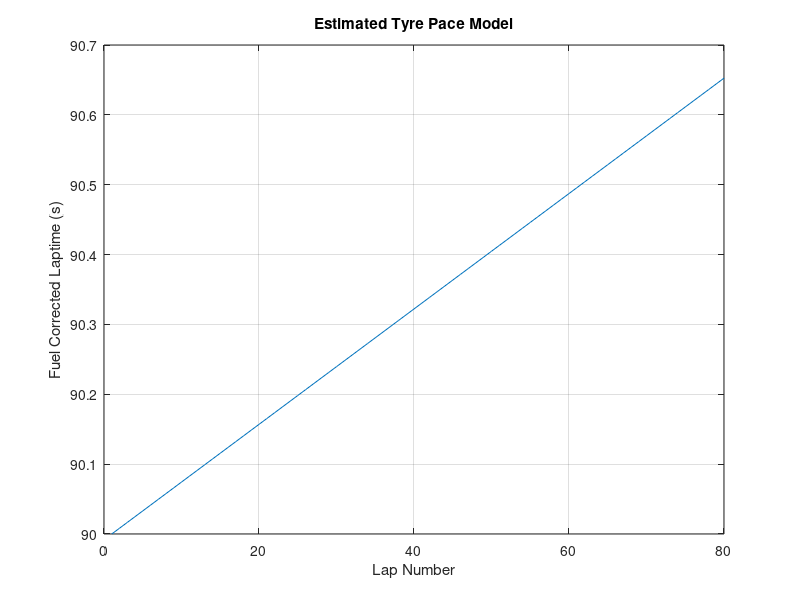
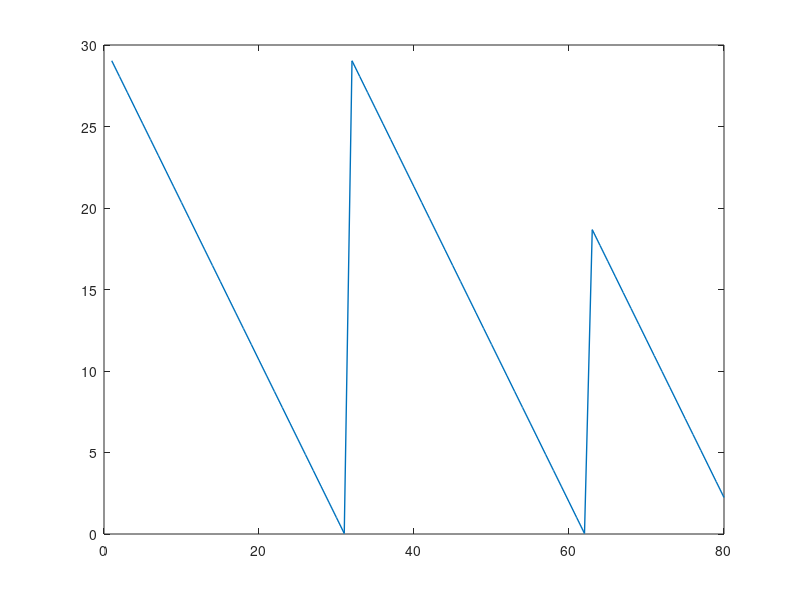

These charts were generated, in order, by the following MATLAB code: (Note: this script raises an error after producing the figures.)
%% Race Strategy Modelling for Mini-Endurance Races (2-3 Hours)

% Anglesey coastal circuit length = 1.550 Miles

totalLapNumber = 80; % laps estimated for Anglesey Endurance round (2hours)
lapNumber = 1:totalLapNumber;

%% Refuelling Stops Required

fuelTankVolume = 30; % L fuel tank size
fuelDensity = 0.75; % kg/l
fuelTankMass_kg = fuelTankVolume .* fuelDensity;  % kg
engineConsumption = 29; % kg/h

raceDuration = 2; % hours
raceDuration_sec = raceDuration*60*60; % seconds

totalFuelRequired_kg = engineConsumption * raceDuration; % kg
totalFuelRequired_l = totalFuelRequired_kg / fuelDensity; % litres

estimatedRefuelsRequired = totalFuelRequired_l / fuelTankVolume;

%% Fuel-Burn Laptime Correction

initialLaptime = 90;   %seconds

timePerKg = 0.035;   % seconds of laptime gain per kg fuel used
fuelBurnPerLap_kg = (engineConsumption/(60*60)) .* initialLaptime; % kg/lap Fuel burn per lap approximation
fuelBurnPerLap_l = fuelBurnPerLap_kg / fuelDensity; % litres

fuelCorrectionFactor = fuelBurnPerLap_kg .* timePerKg;  % seconds/lap

fuelLapCorrections = fuelCorrectionFactor .* (lapNumber-1);

fullTankBurnTime_sec = (fuelTankVolume / (engineConsumption/fuelDensity))*(60*60); % seconds to burn full tank of fuel

%% Tyre Wear Forecast

trackLength = 1.550; % Miles
tyreWearPerMile = 0.0217; % s/mile
tyreWearFactor = tyreWearPerMile .* trackLength;  %seconds/lap

tyreAge = 1:totalLapNumber; %laps

%% Tyre Limit

tyreAgeLimit_miles = 85; % miles
tyreAgeLimit_laps = tyreAgeLimit_miles / trackLength;

%% Laptime Forecast

tyreDegModelLaptime = initialLaptime + (tyreWearFactor .* (tyreAge-1)) - fuelLapCorrections(lapNumber);

%% Pitstop Duration

refuelRate = 3; %L/s
fullTankFillTime = fuelTankVolume/refuelRate; %time for full refuel while stationary from empty

tyreChangeTime = 40; %s time cost while stationary changing tyres

pitLaneTime = 15; %s time cost in driving through pits

%% Plot Laptime Progression due to Tyre Wear and Fuel Burn

% Visualising the laptime dropoff under the assumption of no pitstops,
% refuelling or tyre changes.

plot(lapNumber,tyreDegModelLaptime)
xlabel("Lap Number")
ylabel("Fuel Corrected Laptime (s)")
xlim([0 totalLapNumber])
% ylim([initialLaptime max(predictedLaptime)])
title("Estimated Tyre Pace Model")
grid on

%% Monitor Fuel Remaining in Tank

% fuelRemaining_l = fuelTankVolume - (fuelBurnPerLap_kg / fuelDensity) .* lapNumber;

% If fuel remaining in tank < fuel required to complete a lap: pitstop (refuelling)
% If pitstop (refuelling only), then laptime for that lap is + refuel time and pitlane time.
% If pitstop (refuelling+tyres), then laptime for that lap is + tyre change time and pitlane time.

lapTime = zeros(1,totalLapNumber);

fuelRemaining_l = zeros(1,totalLapNumber);
numberOfPitstops = 0;
finalRefuel = 0;

for i = 1:totalLapNumber
    if i == 1
        fuelRemaining_l(i) = fuelTankVolume - fuelBurnPerLap_l;
    elseif i~=1 && fuelRemaining_l(i-1) >= fuelBurnPerLap_l
        fuelRemaining_l(i) = fuelRemaining_l(i-1) - fuelBurnPerLap_l;
    end
    lapTime(i) = lapTime(i) + initialLaptime + (tyreWearFactor .* (tyreAge(i)-1)) - ((fuelTankVolume - fuelRemaining_l(i)) .* fuelDensity .* timePerKg);
    raceTimeRemaining = raceDuration_sec - cumsum(lapTime);
    if fuelRemaining_l(i) < fuelBurnPerLap_l
        if (raceTimeRemaining(i) >= fullTankBurnTime_sec) && (i ~= totalLapNumber)
            numberOfPitstops = numberOfPitstops + 1;
            fuelRemaining_l(i+1) = fuelTankVolume - fuelBurnPerLap_l;
            lapTime(i+1) = pitLaneTime + (fuelTankVolume-fuelRemaining_l(i))/refuelRate;
            if tyreAgeLimit_laps - tyreAge(i) < (fuelTankVolume/fuelBurnPerLap_l)
                % Change tyres as they will die before next refuel stop
                lapTime(i+1) = lapTime(i+1) + tyreChangeTime - (fuelTankVolume-fuelRemaining_l(i))/refuelRate;
                tyreChangeLap = i;
                tyreAge(tyreChangeLap:totalLapNumber) = lapNumber(1:(totalLapNumber-tyreChangeLap+1)); % Update tyreAge vector to reflect fresh tyres from this point
            end
        elseif (raceTimeRemaining(i) < fullTankBurnTime_sec) & (finalRefuel ~= 1)
            % Only fill to required amount to finish the race
            finalRefuel = 1;
            numberOfPitstops = numberOfPitstops + 1;
            finalStintFuelVolume = ((engineConsumption/fuelDensity)/(60*60)) .* raceTimeRemaining(i-3);
            fuelRemaining_l(i+1) = finalStintFuelVolume - fuelBurnPerLap_l;
            lapTime(i+1) = pitLaneTime + (finalStintFuelVolume-fuelRemaining_l(i))/refuelRate;
        end
    end
end

% Consider only refuelling for the final time the right amount to finish
% the race, given the known engine consumption, and time remaining in the
% event.

% Time remaining = race duration - cumulative sum of laptimes
% Fuel required to complete final stint = (consumption (kg/h) / density
% (kg/l)) * time remaining

% if lapTime(i) > raceTimeRemaining(i-1) then final lap is i

%% Sum Laptimes to Find Actual Laps Completed in Race Duration

cumulativeRaceTime = cumsum(lapTime);
lapsComplete = 0;

for i = 1:length(cumulativeRaceTime)
    if lapsComplete == 0
        if cumulativeRaceTime(i) > raceDuration_sec
            lapsComplete = i;
        end
    end
end

%% Plot Fuel Level

figure(2)
plot(lapNumber, fuelRemaining_l,"LineWidth",1)
hold on
xline(lapsComplete,"LineWidth",1)
xlabel('Lap Number')
ylabel('Fuel Remaining in Tank (Litres)')
xlim([1,totalLapNumber])
title('Full Race Distance Fuel Quantity')
grid on
hold off

%% Plot Laptimes

figure(3)
plot(lapNumber, lapTime,"LineWidth",1)
hold on
xline(lapsComplete,"LineWidth",1)
xlabel('Lap Number')
ylabel('Laptimes (s)')
xlim([1,totalLapNumber])
xticks(0:5:105)
%yticks(105:2.5:120)
title('Full Race Laptimes')
grid on
hold off

%% Gapper Plot with Calcs to Reference Average Laptime

lapTimesCompleted = lapTime(1:lapsComplete);
isoAvgLapTime = cumulativeRaceTime(lapsComplete)/lapsComplete;

isoPace = cumsum(ones(1, length(lapTimesCompleted)) .* isoAvgLapTime);
isoPaceDelta = cumulativeRaceTime(1:lapsComplete) - isoPace;

figure(4)
plot(1:lapsComplete,isoPaceDelta,"LineWidth",1)
title('Endurance Race Laptime Delta to Reference Average Laptime')
xlabel('Lap Number')
ylabel('Delta to Average (s)')
grid on
xlim([1,lapsComplete])
